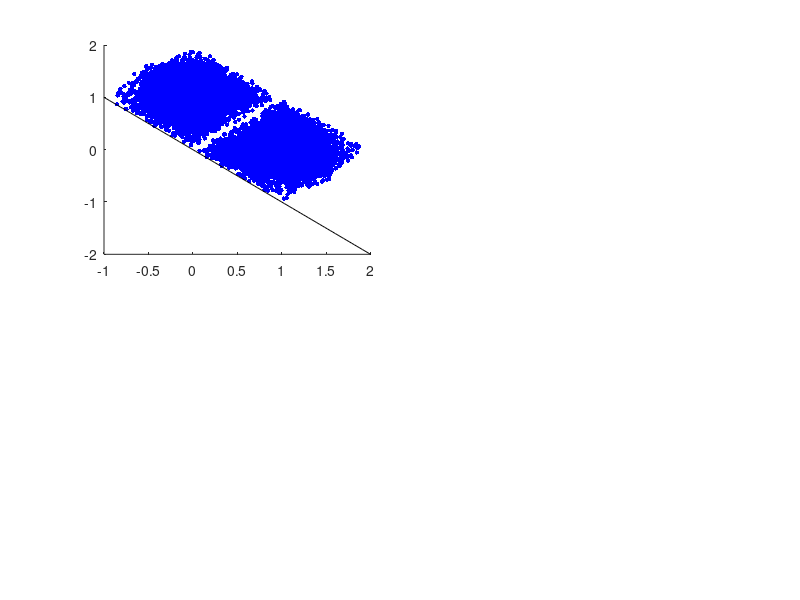

Source code (MATLAB): (Note: this script raises an error after producing the figure.)
Nsamples = 10000;
B = [1,0;0,-1]; % Dale's law matrix

%% Eigenvalues of positive matrices and Dale's law.
rand_eig         = nan(Nsamples,2);
rand_eig_real    = [];
dale_rand_eig    = nan(Nsamples,2);
dale_rand_eig_r  = [];

for iter = 1:Nsamples
    rand_eig(iter,:) = eig(rand(2,2));          % uniformly distributed random numbers in (0,1)
    dale_rand_eig(iter,:) = eig(rand(2,2)*B);   % Dales law applied.
    
    rand_eig_real(iter) = isreal(rand_eig(iter,:));
    dale_rand_eig_r(iter)  = isreal(dale_rand_eig(iter,:));
end

figure('Position', [1 41 1920 962]);
subplot(2,2,1); hold on;
scatter(rand_eig(logical(rand_eig_real),1),rand_eig(logical(rand_eig_real),2),10, 'b','filled');
scatter(real(rand_eig(logical(~rand_eig_real),1)),real(rand_eig(logical(~rand_eig_real),2)),10, 'r','filled');
axisminmax = xlim;
plot(linspace(axisminmax(1),axisminmax(2),100),-linspace(axisminmax(1),axisminmax(2),100),'k')
hline(0);vline(0);
xlabel('eig1')
ylabel('eig2')
legend('real', 'complex','y=-x')
title('Eigenvalues of random positive matrix, U(0,1)')

subplot(2,2,2); hold on;
scatter(dale_rand_eig(logical(dale_rand_eig_r),1),dale_rand_eig(logical(dale_rand_eig_r),2),10, 'b','filled');
scatter(real(dale_rand_eig(logical(~dale_rand_eig_r),1)),real(dale_rand_eig(logical(~dale_rand_eig_r),2)),10, 'r','filled');
axisminmax = xlim;
plot(linspace(axisminmax(1),axisminmax(2),100),linspace(axisminmax(1),axisminmax(2),100),'k')
hline(0);vline(0);
xlabel('eig1')
ylabel('eig2')
legend('real', 'complex','y=x')
title('Eigenvalues of random positive matrix + Dales law')

multiplier = 10;
for iter = 1:Nsamples
    A = multiplier*rand(2,2);
    rand_eig(iter,:) = eig(A);          % uniformly distributed random numbers in (0,1)
    dale_rand_eig(iter,:) = eig(A*B);   % Dales law applied.
    
    rand_eig_real(iter) = isreal(rand_eig(iter,:));
    dale_rand_eig_r(iter)  = isreal(dale_rand_eig(iter,:));
end

subplot(2,2,3); hold on;
scatter(rand_eig(logical(rand_eig_real),1),rand_eig(logical(rand_eig_real),2),10, 'b','filled');
scatter(real(rand_eig(logical(~rand_eig_real),1)),real(rand_eig(logical(~rand_eig_real),2)),10, 'r','filled');
axisminmax = xlim;
plot(linspace(axisminmax(1),axisminmax(2),100),-linspace(axisminmax(1),axisminmax(2),100),'k')
hline(0);vline(0);
xlabel('eig1')
ylabel('eig2')
legend('real', 'complex','y=-x')
title('Eigenvalues of random positive matrix U(0,10)')

subplot(2,2,4); hold on;
scatter(dale_rand_eig(logical(dale_rand_eig_r),1),dale_rand_eig(logical(dale_rand_eig_r),2),10, 'b','filled');
scatter(real(dale_rand_eig(logical(~dale_rand_eig_r),1)),real(dale_rand_eig(logical(~dale_rand_eig_r),2)),10, 'r','filled');
axisminmax = xlim;
plot(linspace(axisminmax(1),axisminmax(2),100),linspace(axisminmax(1),axisminmax(2),100),'k')
hline(0);vline(0);
xlabel('eig1')
ylabel('eig2')
legend('real', 'complex','y=x')
title('Eigenvalues of random positive matrix + Dales law')

savefig(gcf,'D:\proj\det_rnn\notes\twoneurons\positiveMatrix.fig')
saveas(gcf,'D:\proj\det_rnn\notes\twoneurons\positiveMatrix.png')
close(gcf)

%% Modifying self-connections
Nsamples = 10000;
rand_eig         = nan(Nsamples,2);
rand_eig_real    = [];
dale_rand_eig    = nan(Nsamples,2);
dale_rand_eig_r  = [];
alphas = [];
cmap = autumn(100);

multiplier = 1; % random matrix amplitude
for iter = 1:Nsamples
    alpha = rand();
    alphas(iter) = alpha; 
    A = multiplier*rand(2,2); % select a positive matrix
    rand_eig(iter,:) = eig((1-alpha)*eye(2,2) + alpha*A);          % uniformly distributed random numbers in (0,1)
    dale_rand_eig(iter,:) = eig((1-alpha)*eye(2,2) + alpha*A*B);   % Dales law applied.
    
    rand_eig_real(iter) = isreal(rand_eig(iter,:));
    dale_rand_eig_r(iter)  = isreal(dale_rand_eig(iter,:));
end

figure('Position', [1 41 1920 962]);

subplot(2,2,1); hold on;
scatter(rand_eig(logical(rand_eig_real),1),rand_eig(logical(rand_eig_real),2),...
    10,alphas(logical(rand_eig_real)),'x');
scatter(real(rand_eig(logical(~rand_eig_real),1)),real(rand_eig(logical(~rand_eig_real),2)),...
    10, alphas(logical(~rand_eig_real)),'o');
axisminmax = xlim;
plot(linspace(axisminmax(1),axisminmax(2),100),-linspace(axisminmax(1),axisminmax(2),100),'k')
c = colorbar; c.Label.String = 'alpha';
hline(0);vline(0);
xlabel('eig1')
ylabel('eig2')
legend('real', 'complex','y=-x')
title('Eigenvalues of random positive matrix U(0,1) with decay (1-\alpha)I')

subplot(2,2,2); hold on;
scatter(dale_rand_eig(logical(dale_rand_eig_r),1),dale_rand_eig(logical(dale_rand_eig_r),2),...
    10, alphas(logical(dale_rand_eig_r)),'x');
scatter(real(dale_rand_eig(logical(~dale_rand_eig_r),1)),real(dale_rand_eig(logical(~dale_rand_eig_r),2)),...
    10, alphas(logical(~dale_rand_eig_r)),'o');
axisminmax = xlim;
plot(linspace(axisminmax(1),axisminmax(2),100),linspace(axisminmax(1),axisminmax(2),100),'k')
c = colorbar; c.Label.String = 'alpha';
hline(0);vline(0);
xlabel('eig1')
ylabel('eig2')
l = legend('real', 'complex','y=x'); l.Location = 'northwest';
title('+ Dales law')

multiplier = 10; % random matrix amplitude
for iter = 1:Nsamples
    alpha = rand();
    alphas(iter) = alpha; 
    A = multiplier*rand(2,2); % select a positive matrix
    rand_eig(iter,:) = eig((1-alpha)*eye(2,2) + A);          % uniformly distributed random numbers in (0,1)
    dale_rand_eig(iter,:) = eig((1-alpha)*eye(2,2) + A*B);   % Dales law applied.
    
    rand_eig_real(iter) = isreal(rand_eig(iter,:));
    dale_rand_eig_r(iter)  = isreal(dale_rand_eig(iter,:));
end
subplot(2,2,3); hold on;
scatter(rand_eig(logical(rand_eig_real),1),rand_eig(logical(rand_eig_real),2),...
    10,alphas(logical(rand_eig_real)),'x');
scatter(real(rand_eig(logical(~rand_eig_real),1)),real(rand_eig(logical(~rand_eig_real),2)),...
    10, alphas(logical(~rand_eig_real)),'o');
axisminmax = xlim;
plot(linspace(axisminmax(1),axisminmax(2),100),-linspace(axisminmax(1),axisminmax(2),100),'k')
c = colorbar; c.Label.String = 'alpha';
hline(0);vline(0);
xlabel('eig1')
ylabel('eig2')
legend('real', 'complex','y=-x')
title('Eigenvalues of random positive matrix U(0,10) with decay (1-\alpha)I')

subplot(2,2,4); hold on;
scatter(dale_rand_eig(logical(dale_rand_eig_r),1),dale_rand_eig(logical(dale_rand_eig_r),2),...
    10, alphas(logical(dale_rand_eig_r)),'x');
scatter(real(dale_rand_eig(logical(~dale_rand_eig_r),1)),real(dale_rand_eig(logical(~dale_rand_eig_r),2)),...
    10, alphas(logical(~dale_rand_eig_r)),'o');
axisminmax = xlim;
plot(linspace(axisminmax(1),axisminmax(2),100),linspace(axisminmax(1),axisminmax(2),100),'k')
c = colorbar; c.Label.String = 'alpha';
hline(0);vline(0);
xlabel('eig1')
ylabel('eig2')
l = legend('real', 'complex','y=x'); l.Location = 'northwest';
title('+ Dales law')

savefig(gcf,'D:\proj\det_rnn\notes\twoneurons\positiveMatrix_wDecay.fig')
saveas(gcf,'D:\proj\det_rnn\notes\twoneurons\positiveMatrix_wDecay.png')
close(gcf)

%% Stability of the matrices

simulationFigure();

time = 1000;
multiplier = 1;

%{
while true
    alpha   = rand();
    A       = rand(2,2);
    
    [V,D] = eig(A*B);
    V
    D
    
end
%}
    


